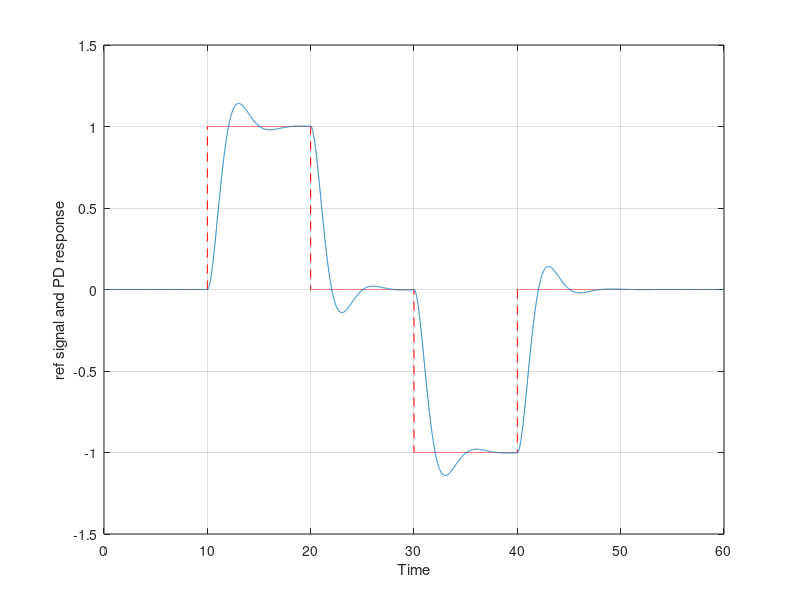
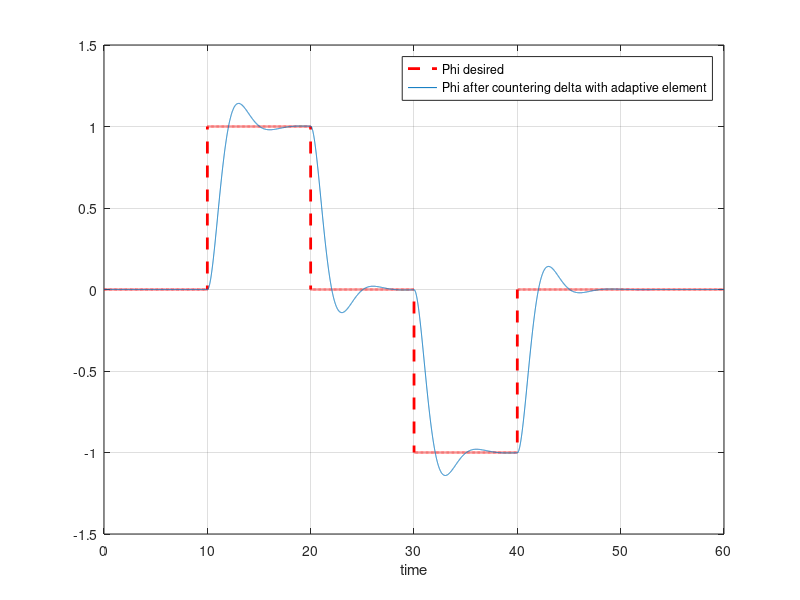
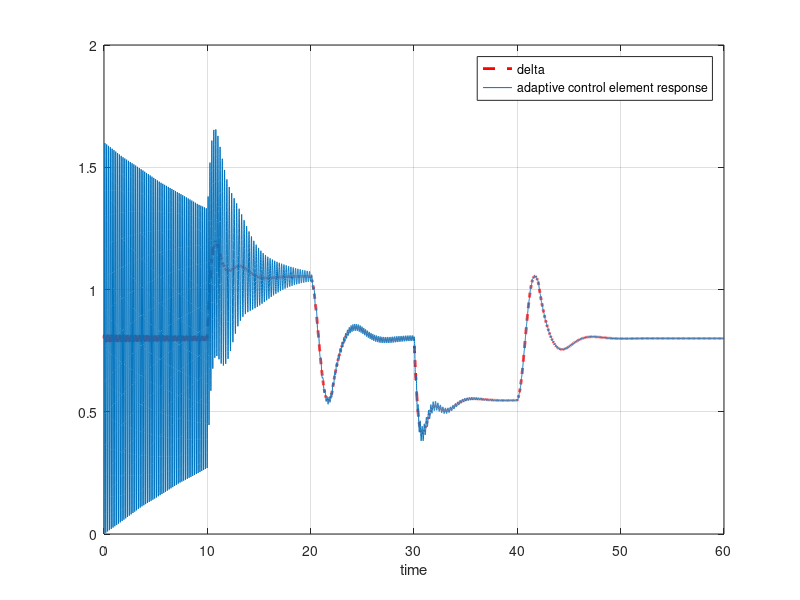

MATLAB code to generate these figures, in order:
clc;
Kp=1.5;
Kd=1.3;
ti=0;
tf=60;
dt=0.005;
Am=[[0 1];[-Kp -Kd]];
% First section of the code simply demonstates PD controller response
% to step inputs. This is the ref model that we wish to follow 

phi_p_prev=[0;0]; % Initialised vector
phi_p_ref_store=[]; % matrix for storing phi and phidot (p) values as vector columns
phi_des_store=[];

for i=ti:dt:tf
    if i>10 && i<20  % The desired signal we wish to track
        phi_des=1;
        phid_des=0;
        phidd_des=0;
    elseif i>30 && i<40
        phi_des=-1;
        phid_des=0;
        phidd_des=0;
    else
        phi_des=0;
        phid_des=0;
        phidd_des=0;
    end
            
    
    phi_des_store=[phi_des_store,phi_des];
    
    phi_p_ref_next=phi_p_prev+dt*(Am*phi_p_prev+[0;1]*...
    (phidd_des+Kd*phid_des+Kp*phi_des));
    
    phi_p_ref_store=[phi_p_ref_store,phi_p_prev];
    phi_p_prev=phi_p_ref_next;
end

% for plotting reference signal, PD ref model response

%%%%%%%%%%%%%%%%%%%%%%%%%%%%%%%%%%%%%%%%%%
time_vec=ti:dt:tf;
figure(1)
plot(time_vec,phi_des_store,'r--');
hold on;
grid on;
plot(time_vec,phi_p_ref_store(1,:));
xlabel('Time')
ylabel('ref signal and PD response')
%%%%%%%%%%%%%%%%%%%%%%%%%%%%%%%%%%%%%%%%%%%

%% Actual model with adaptive control (using above control law as linear model)

phi_p_prev_2=[0;0]; % Initialised vector
phi_p_adaptive_store=[]; 
phi_des_store_2=[];

BW=2;
centers=10;
gain=200;
arbit_centres=repmat(linspace(-0.05,0.05,centers),[2,1]); 
% repmat(linspace(3,5,10),[2,1]);  

% center location change causes issue. So if domain of operation uncertain,
% issue arises. Shortcoming of classical MRAC can be seen by replacing
% value of arbit_centres with the above commented repmat command

% Also making vad=0, will show how badly PD response is when delta is
% present

basis=zeros(centers,1);
counter=0;
outputweight=zeros(centers,1);
B=[0;1];
Q=eye(2);
P=lyap(Am',Q); % Am'P+P*Am+Q = 0
delta_store=[]; % for plotting delta uncertainity
adaptive_store=[]; % for plotting adaptive element

for i=ti:dt:tf
    counter=counter+1;
     if i>10 && i<20
        phi_des_2=1;
        phid_des_2=0;
        phidd_des_2=0;
    elseif i>30 && i<40
        phi_des_2=-1;
        phid_des_2=0;
        phidd_des_2=0;
    else
        phi_des_2=0;
        phid_des_2=0;
        phidd_des_2=0;
     end
    
    phi_des_store_2=[phi_des_store_2,phi_des_2];
    %%%%%%%%%%%% adaptive element %%%%%%%%%%%%%
    for m=1:centers
        basis(m)=exp((-norm(arbit_centres(:,m)-phi_p_prev_2)^2)/(2*BW));
    end
    error=phi_p_ref_store(:,counter)-phi_p_prev_2;
    
    outputweight=outputweight+dt*(-gain)*basis*error'*P*B;
    
    vad=outputweight'*basis;
    %%%%%%%%%%%%%%%%%%%%%%%%%%%%%%%%%%%%%%%%%%
    
    % Uncertainity
    delta=0.8+0.2314*phi_p_prev_2(1)+0.6918*phi_p_prev_2(2)-0.6245*abs(phi_p_prev_2(1))*phi_p_prev_2(2)...
        +0.0095*abs(phi_p_prev_2(2))*phi_p_prev_2(2)+0.0214*(phi_p_prev_2(1))^3;
    
    % Adaptive element countering uncertainity
    phi_p_next_2=phi_p_prev_2+dt*([[0 1];[-Kp -Kd]]*phi_p_prev_2+[0;1]*...
    (phidd_des_2+Kd*phid_des_2+Kp*phi_des_2)+[0;delta]+[0;-vad]);
    
    
    %%%%%%%%%% For plotting later on %%%%%%%%%%
    phi_p_adaptive_store=[phi_p_adaptive_store,phi_p_prev_2];
    delta_store=[delta_store,delta];
    adaptive_store=[adaptive_store,vad];
    %%%%%%%%%%%%%%%%%%%%%%%%%%%%%%%%%%%%%%%%%%%
    
    phi_p_prev_2=phi_p_next_2;
end

figure(2)
time_vec=ti:dt:tf;
plot(time_vec,phi_des_store_2,'r--','LineWidth',2);
hold on
grid on;
plot(time_vec,phi_p_adaptive_store(1,:));
xlabel('time');
legend('Phi desired','Phi after countering delta with adaptive element')


figure(3)
plot(time_vec,delta_store,'r--','LineWidth',2);
hold on
grid on;
plot(time_vec,adaptive_store);
xlabel('time');
legend('delta','adaptive control element response')
